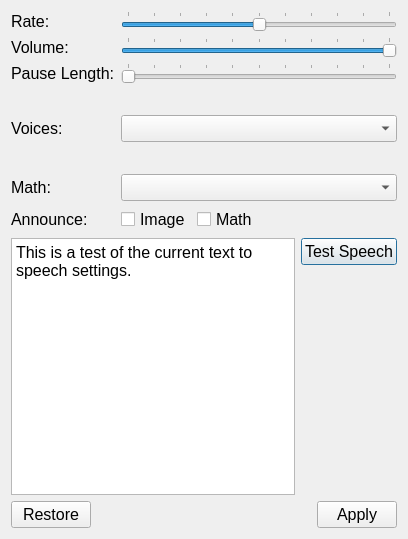
<?xml version="1.0" encoding="UTF-8"?>
<ui version="4.0">
 <class>SpeechSettings</class>
 <widget class="QDialog" name="SpeechSettings">
  <property name="geometry">
   <rect>
    <x>0</x>
    <y>0</y>
    <width>408</width>
    <height>539</height>
   </rect>
  </property>
  <property name="font">
   <font>
    <pointsize>12</pointsize>
   </font>
  </property>
  <property name="windowTitle">
   <string>Speech</string>
  </property>
  <property name="windowIcon">
   <iconset resource="resource.qrc">
    <normaloff>:/icons/icons/system_config_services.png</normaloff>:/icons/icons/system_config_services.png</iconset>
  </property>
  <layout class="QVBoxLayout" name="verticalLayout" stretch="0,1,0">
   <item>
    <layout class="QFormLayout" name="formLayout">
     <property name="fieldGrowthPolicy">
      <enum>QFormLayout::AllNonFixedFieldsGrow</enum>
     </property>
     <item row="0" column="0">
      <widget class="QLabel" name="label">
       <property name="text">
        <string>Rate:</string>
       </property>
      </widget>
     </item>
     <item row="0" column="1">
      <widget class="QSlider" name="rateSlider">
       <property name="minimumSize">
        <size>
         <width>201</width>
         <height>0</height>
        </size>
       </property>
       <property name="toolTip">
        <string>Words per minute slider (rate)</string>
       </property>
       <property name="minimum">
        <number>0</number>
       </property>
       <property name="maximum">
        <number>100</number>
       </property>
       <property name="value">
        <number>50</number>
       </property>
       <property name="orientation">
        <enum>Qt::Horizontal</enum>
       </property>
       <property name="tickPosition">
        <enum>QSlider::TicksAbove</enum>
       </property>
       <property name="tickInterval">
        <number>10</number>
       </property>
      </widget>
     </item>
     <item row="2" column="0">
      <widget class="QLabel" name="label_2">
       <property name="text">
        <string>Volume:</string>
       </property>
      </widget>
     </item>
     <item row="2" column="1">
      <widget class="QSlider" name="volumeSlider">
       <property name="minimumSize">
        <size>
         <width>201</width>
         <height>0</height>
        </size>
       </property>
       <property name="toolTip">
        <string>Volume slider</string>
       </property>
       <property name="maximum">
        <number>100</number>
       </property>
       <property name="value">
        <number>100</number>
       </property>
       <property name="orientation">
        <enum>Qt::Horizontal</enum>
       </property>
       <property name="tickPosition">
        <enum>QSlider::TicksAbove</enum>
       </property>
       <property name="tickInterval">
        <number>10</number>
       </property>
      </widget>
     </item>
     <item row="4" column="1">
      <spacer name="verticalSpacer_3">
       <property name="orientation">
        <enum>Qt::Vertical</enum>
       </property>
       <property name="sizeType">
        <enum>QSizePolicy::Fixed</enum>
       </property>
       <property name="sizeHint" stdset="0">
        <size>
         <width>20</width>
         <height>20</height>
        </size>
       </property>
      </spacer>
     </item>
     <item row="5" column="0">
      <widget class="QLabel" name="label_3">
       <property name="text">
        <string>Voices:</string>
       </property>
      </widget>
     </item>
     <item row="5" column="1">
      <widget class="QComboBox" name="voiceComboBox">
       <property name="toolTip">
        <string>Drop down box for selecting the voice</string>
       </property>
       <property name="editable">
        <bool>false</bool>
       </property>
      </widget>
     </item>
     <item row="6" column="1">
      <spacer name="verticalSpacer_2">
       <property name="orientation">
        <enum>Qt::Vertical</enum>
       </property>
       <property name="sizeType">
        <enum>QSizePolicy::Fixed</enum>
       </property>
       <property name="sizeHint" stdset="0">
        <size>
         <width>20</width>
         <height>20</height>
        </size>
       </property>
      </spacer>
     </item>
     <item row="7" column="0">
      <widget class="QLabel" name="label_5">
       <property name="text">
        <string>Math:</string>
       </property>
      </widget>
     </item>
     <item row="7" column="1">
      <widget class="QComboBox" name="mathDatabaseComboBox"/>
     </item>
     <item row="8" column="0">
      <widget class="QLabel" name="label_4">
       <property name="text">
        <string>Announce:</string>
       </property>
      </widget>
     </item>
     <item row="8" column="1">
      <layout class="QHBoxLayout" name="horizontalLayout_3">
       <item>
        <widget class="QCheckBox" name="imageTagCheckBox">
         <property name="text">
          <string>Image</string>
         </property>
        </widget>
       </item>
       <item>
        <widget class="QCheckBox" name="mathTagCheckBox">
         <property name="text">
          <string>Math</string>
         </property>
        </widget>
       </item>
       <item>
        <spacer name="horizontalSpacer_2">
         <property name="orientation">
          <enum>Qt::Horizontal</enum>
         </property>
         <property name="sizeHint" stdset="0">
          <size>
           <width>40</width>
           <height>20</height>
          </size>
         </property>
        </spacer>
       </item>
      </layout>
     </item>
     <item row="3" column="1">
      <widget class="QSlider" name="pauseSlider">
       <property name="maximum">
        <number>10</number>
       </property>
       <property name="orientation">
        <enum>Qt::Horizontal</enum>
       </property>
       <property name="tickPosition">
        <enum>QSlider::TicksAbove</enum>
       </property>
       <property name="tickInterval">
        <number>1</number>
       </property>
      </widget>
     </item>
     <item row="3" column="0">
      <widget class="QLabel" name="label_6">
       <property name="text">
        <string>Pause Length:</string>
       </property>
      </widget>
     </item>
    </layout>
   </item>
   <item>
    <layout class="QHBoxLayout" name="horizontalLayout_2">
     <item>
      <widget class="QPlainTextEdit" name="testSpeechText">
       <property name="toolTip">
        <string>The text entered here is used when the test speech button is pressed</string>
       </property>
       <property name="plainText">
        <string>This is a test of the current text to speech settings.</string>
       </property>
      </widget>
     </item>
     <item>
      <layout class="QVBoxLayout" name="verticalLayout_2">
       <item>
        <widget class="QPushButton" name="testButton">
         <property name="toolTip">
          <string>Apply and test current speech settings</string>
         </property>
         <property name="text">
          <string>Test Speech</string>
         </property>
         <property name="iconSize">
          <size>
           <width>50</width>
           <height>50</height>
          </size>
         </property>
        </widget>
       </item>
       <item>
        <spacer name="verticalSpacer">
         <property name="orientation">
          <enum>Qt::Vertical</enum>
         </property>
         <property name="sizeHint" stdset="0">
          <size>
           <width>20</width>
           <height>40</height>
          </size>
         </property>
        </spacer>
       </item>
      </layout>
     </item>
    </layout>
   </item>
   <item>
    <layout class="QHBoxLayout" name="horizontalLayout">
     <item>
      <widget class="QPushButton" name="restoreButton">
       <property name="toolTip">
        <string>Restores settings to what they were when you opened the window</string>
       </property>
       <property name="text">
        <string>Restore</string>
       </property>
      </widget>
     </item>
     <item>
      <spacer name="horizontalSpacer">
       <property name="orientation">
        <enum>Qt::Horizontal</enum>
       </property>
       <property name="sizeHint" stdset="0">
        <size>
         <width>40</width>
         <height>20</height>
        </size>
       </property>
      </spacer>
     </item>
     <item>
      <widget class="QPushButton" name="applyButton">
       <property name="toolTip">
        <string>Apply new speech settings</string>
       </property>
       <property name="text">
        <string>Apply</string>
       </property>
       <property name="iconSize">
        <size>
         <width>50</width>
         <height>50</height>
        </size>
       </property>
      </widget>
     </item>
    </layout>
   </item>
  </layout>
 </widget>
 <tabstops>
  <tabstop>rateSlider</tabstop>
  <tabstop>volumeSlider</tabstop>
  <tabstop>voiceComboBox</tabstop>
  <tabstop>imageTagCheckBox</tabstop>
  <tabstop>mathTagCheckBox</tabstop>
  <tabstop>testSpeechText</tabstop>
  <tabstop>testButton</tabstop>
  <tabstop>restoreButton</tabstop>
  <tabstop>applyButton</tabstop>
 </tabstops>
 <resources>
  <include location="resource.qrc"/>
 </resources>
 <connections/>
</ui>
